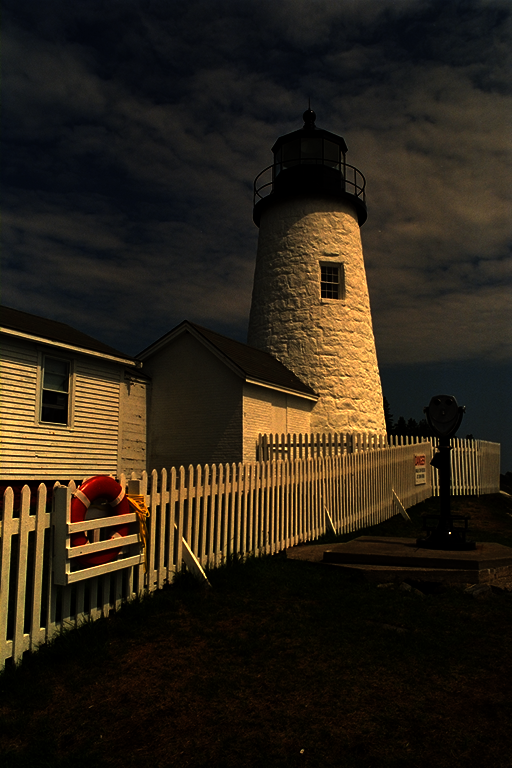
#> input picture RobotDreams/images/dark.png, 512 x 768 px
$ jupyter execute Gamma.ipynb
#> lines starting #> are read from the running program, lines starting #| are printed output that depends on the picture
### Gamma Correction

Gamma correction is a fundamental image processing technique that adjusts the luminance or brightness of images to compensate for the non-linear way human eyes perceive light and how display devices render colors. In digital imaging, this technique bridges the gap between how cameras capture light and how humans actually see images. Gamma correction is a simple technique to modify the image contrast. It is a non linear color transformation.

**Practical Applications**

* Improving image contrast
* Correcting color reproduction
* Enhancing visibility in low-light or high-light scenes
* Preparing images for different display technologies
* Data augmentation

**Used libraries**
- **OpenCV**: A popular computer vision library that provides tools for image processing, including gamma correction.
- **NumPy**: A fundamental library for numerical computing in Python, used for efficient array operations.
- **Matplotlib**: A plotting library for creating visualizations, used here to display images and plots.
- **Seaborn**: A statistical data visualization library built on top of Matplotlib, used for creating aesthetically pleasing plots.

**Recommendations**
- If need simple gamma correction, use OpenCV's built-in functions for efficiency (`cv2.LUT` or `cv2.pow`).
- If need balanced gamma correction, use histogram equalization or adaptive histogram equalization (CLAHE) for better results in images with varying lighting conditions.

[cell 1]
import cv2
import numpy as np
import seaborn as sns
from matplotlib import pyplot as plt

[cell 2]
plt.rcParams['figure.figsize'] = [15, 5]
sns.set_style('whitegrid')

[cell 3]
# [9 lines of commented-out code are left out]

def gamma_correction(img, gamma):
    out = img.copy()
    return out**gamma

img_path = '../images/dark.png'
img = cv2.imread(img_path)
#> img is the input picture: shape (768, 512, 3); mean B, G, R 23, 35.5, 44.4
img = cv2.cvtColor(img, cv2.COLOR_BGR2RGB)/255.0
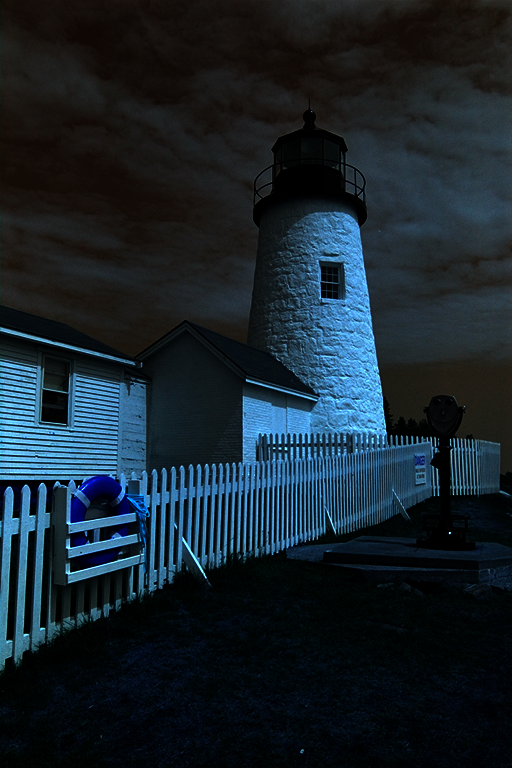
#> img: shape (768, 512, 3) float64; mean B, G, R 0.174, 0.139, 0.0904

plt.subplot(131), plt.imshow(img), plt.title('Original'), plt.grid(False)
plt.subplot(132), plt.imshow(gamma_correction(img, gamma=1.5)), plt.title('gamma = 1.5'), plt.grid(False)
#> in gamma_correction, `return out**gamma`:
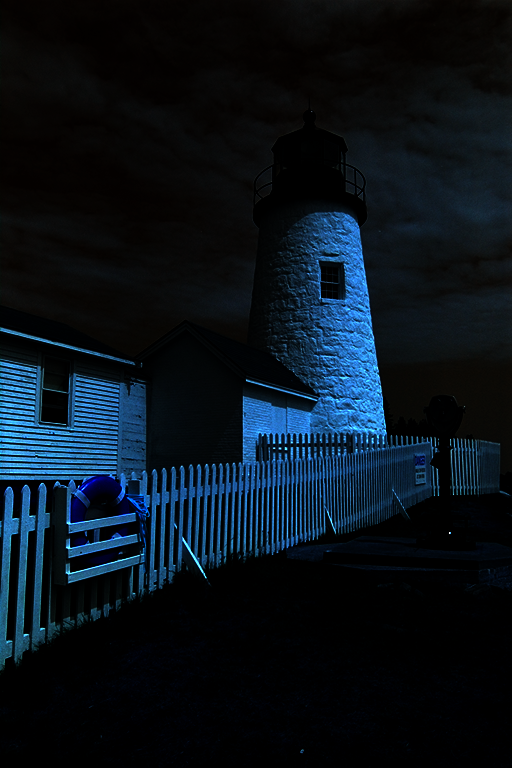
#> returned value: shape (768, 512, 3) float64; mean of channels 0, 1, 2 0.111, 0.0759, 0.0367; drawn as B, G, R
plt.subplot(133), plt.imshow(gamma_correction(img, gamma=1/3)), plt.title('gamma = 1/3'), plt.grid(False)
#> call 2 of gamma_correction, with gamma = 0.333
#> in gamma_correction (call 2), `return out**gamma`:
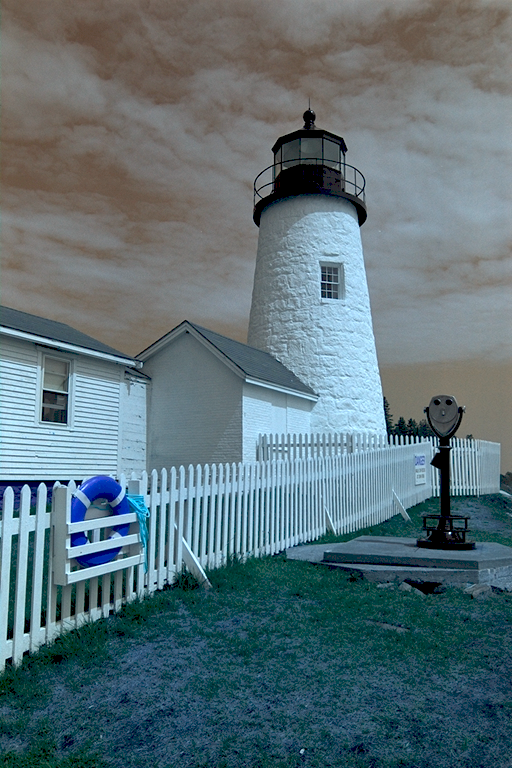
#> returned value: shape (768, 512, 3) float64; mean of channels 0, 1, 2 0.474, 0.446, 0.362; drawn as B, G, R
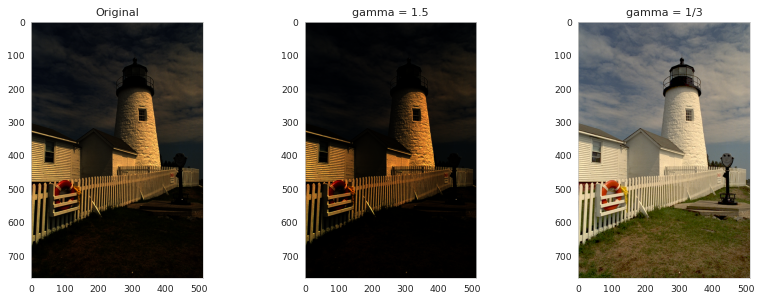
#> figure drawn by matplotlib, 3 panels; B, G, R data is drawn as R, G, B

[cell 4]
colors = np.arange(0, 256)/255
plt.subplot(131), plt.plot(colors, colors**1), plt.xlabel('input'), plt.ylabel('output'), plt.grid(True)
plt.subplot(132), plt.plot(colors, colors**1.5), plt.xlabel('input'), plt.ylabel('output'), plt.grid(True)
plt.subplot(133), plt.plot(colors, colors**(1/3)), plt.xlabel('input'), plt.ylabel('output'), plt.grid(True)
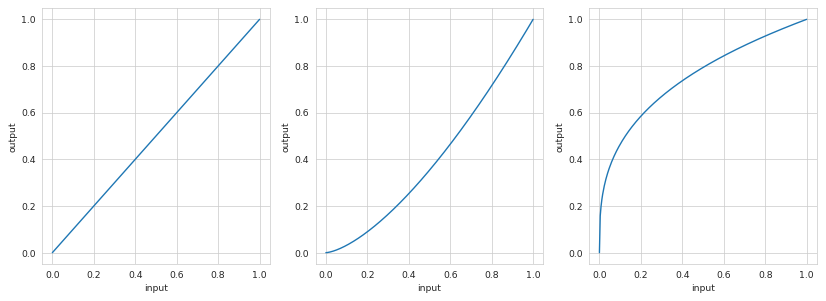
#> figure drawn by matplotlib, 3 panels; panel 1: curve peaks at x = 1, y = 1; panel 2: curve peaks at x = 1, y = 1; panel 3: curve peaks at x = 1, y = 1

The gamma parameter controls the strength of contrast adjustments. It also controls what parts of dynamic range are going to be enhanced, i.e., dark tones (gamma < 1) or bright tones (gamma > 1).

[cell 5]
plt.subplot(121), plt.plot(colors, colors)
plt.xlabel('input'), plt.ylabel('output'), plt.grid(True), plt.title('Camera')

plt.subplot(122), plt.plot(colors, colors**(1/2.2))
plt.xlabel('input'), plt.ylabel('output'), plt.grid(True), plt.title('Human Eye')
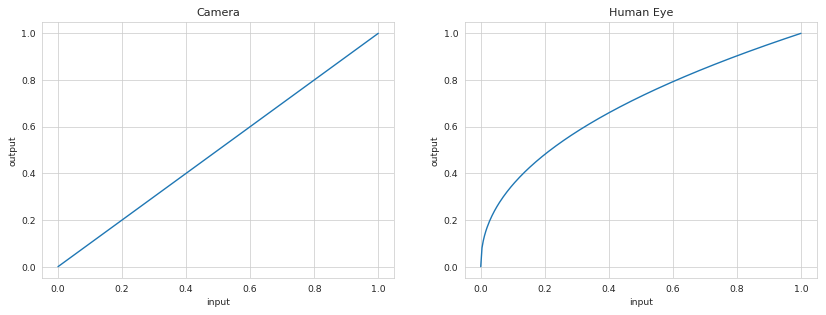
#> figure drawn by matplotlib, 2 panels; panel 1: curve peaks at x = 1, y = 1; panel 2: curve peaks at x = 1, y = 1

### Image Quantization

We already know that cameras respond to illuminance changes **linearly**.

This is not a problem since a monitor will show the image as camera *sees* it and we, humans, will perceive it as we normally do.

However, using uint8 coding, the dynamic range of the image is split into 256 parts for encoding.

Should we use a homogenous (linear) split or gamma corrected split? Let's have a look.

[cell 6]
quants = colors**(1/2.2)
quants = quants[1:] - quants[0:-1]

plt.bar(colors[0:-1], quants, width=1/512), plt.ylim((0, 0.02))
plt.axhline(y=1/255, color='r', linestyle='-', label='Quantization without gamma')
plt.xlabel('input'), plt.ylabel('output'), plt.grid(True), plt.title('Quant Sizes')
plt.legend()
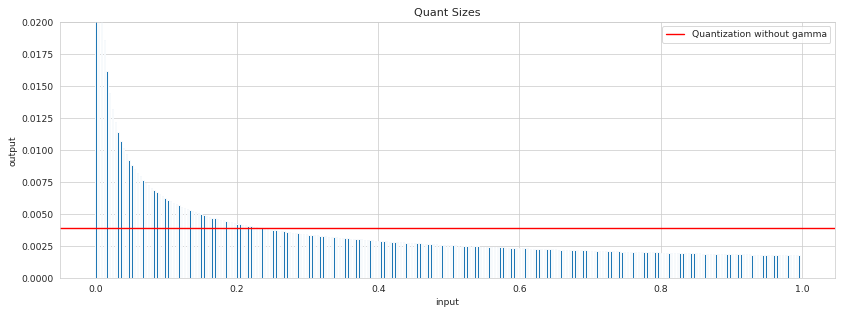
#> figure drawn by matplotlib, 1 panel; tallest bar 0.0806 high, from x = -0.000977 to 0.000977

$ run again, with RobotDreams/images/checkerboard_clean.png copied over RobotDreams/images/dark.png
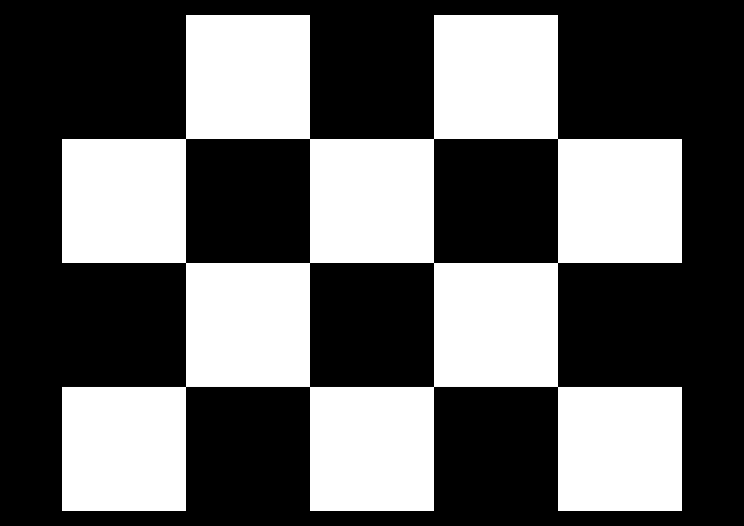
#> input picture RobotDreams/images/checkerboard_clean.png, 1488 x 1052 px (shown at 1/2 size)
#> img is the input picture: shape (1052, 1488, 3); min 0, max 255, mean 100.2
#> `[cell 3] # def gamma_correction(img, gamma): # Legacy approach to iter..`:
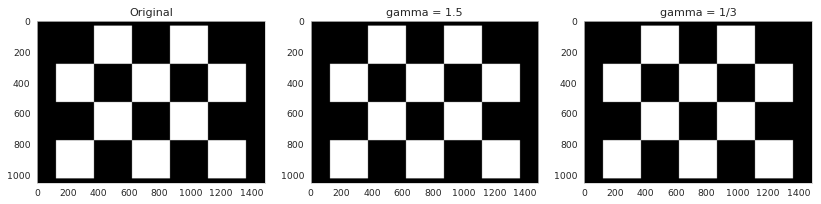
#> figure drawn by matplotlib, 3 panels
